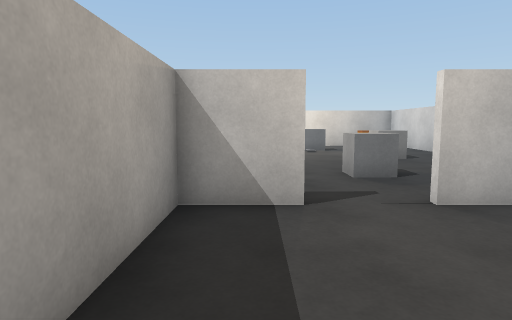
view 1 (above)

13 first-person views from a walk through a scene from a Unity 3-D project. The camera is 1.2 m above the floor, tilts 6° down and sees 75° across. The floor is counted in squares, 1 m on a side. Each view is taken from the middle of a square. On the plan, view 1 faces up. The plan holds only what a view shows up to about 14 squares ahead; the rest is blank. The place goes on beyond the plan. Door leaves are left out, so doorways stand open.

view 2
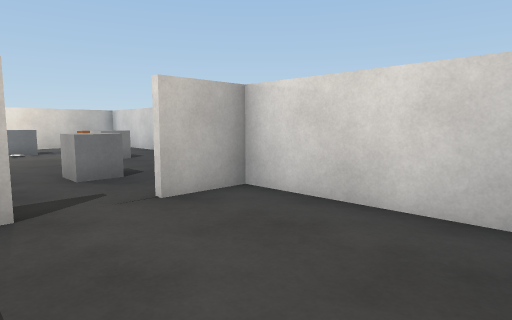

view 3
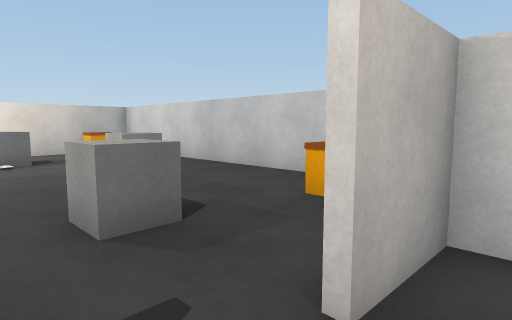

view 4
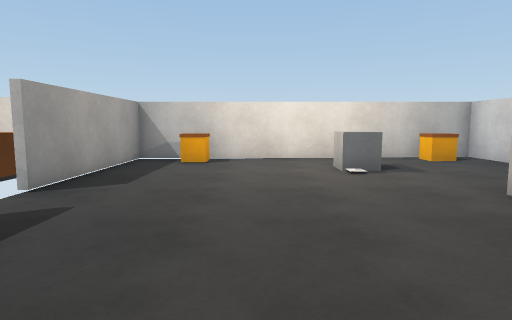

view 5
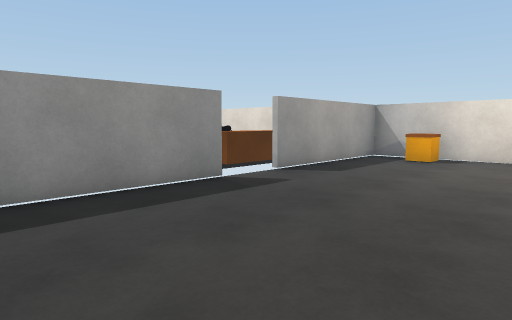

view 6
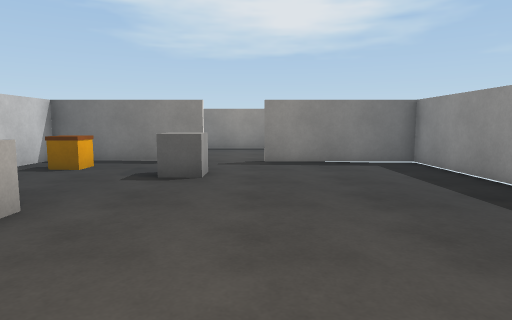

view 7
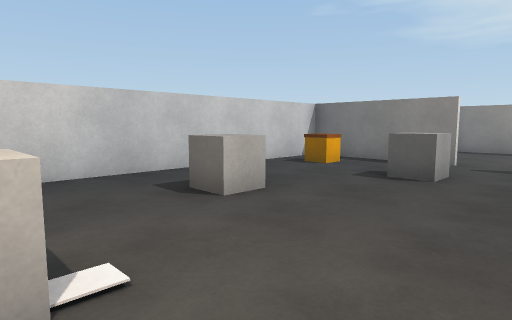

view 8
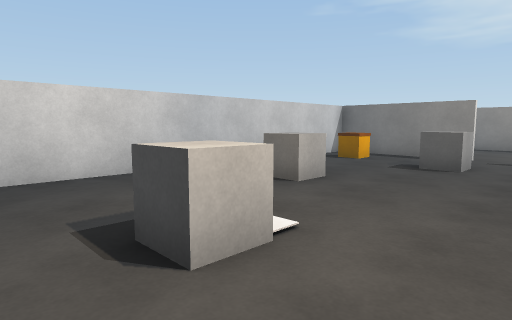

view 9
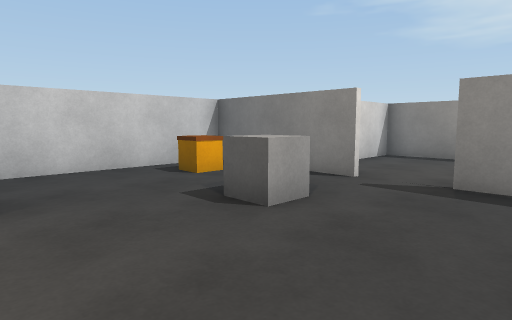

view 10
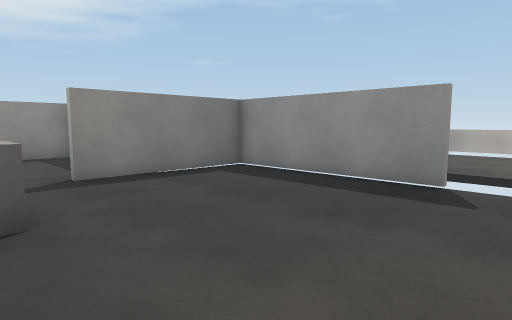

view 11
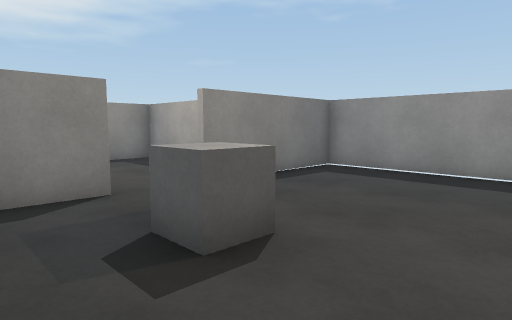

view 12
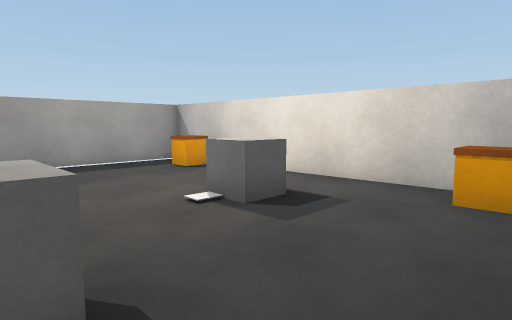

view 13
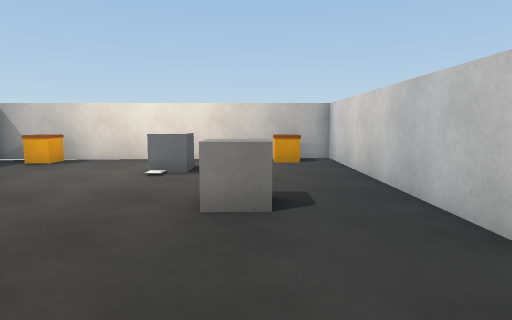

### Floor plan
Points are (right, up) in squares from view 1. A wall is a line through its corners. A room is listed if a view was taken in it or the views show most of it. See-through windows are left out.
Room 1 (views 1, 2, 3)
walls: (0.8, 4.9) (-1.2, 4.9) (-1.2, -0.9) (4.6, -0.9) (4.6, 4.9) (2.6, 4.9)
ways out: open door at (1.5, 5) to room 2
Room 2 (views 4, 5, 6, 7, 8, 9, 10, 11, 12, 13)
walls: (-4.2, 11.1) (-4.2, 5.1) (0.8, 5.1); (2.6, 5.1) (7.6, 5.1) (7.6, 18.9) (-4.2, 18.9) (-4.2, 13)
ways out: open door at (1.5, 5) to room 1
objects: other object (-2, 18); other object (2, 8) to (3, 8); other object (2, 16) to (3, 16); other object (4, 12) to (5, 12); other object (6, 7); other object (6, 18)

Where each view was taken, in squares from view 1:
view 1: 0 up, 0 right, facing up
view 2: 0 up, 0 right, facing up-right
view 3: 4 up, 1 right, facing up-right
view 4: 7 up, 0 right, facing up
view 5: 6 up, 2 right, facing up-left
view 6: 16 up, 1 right, facing down
view 7: 16 up, 0 right, facing down-right
view 8: 18 up, 0 right, facing down-right
view 9: 12 up, 1 left, facing down-right
view 10: 13 up, 3 right, facing down-left
view 11: 11 up, 5 right, facing down-left
view 12: 12 up, 7 right, facing up-left
view 13: 7 up, 5 right, facing up
